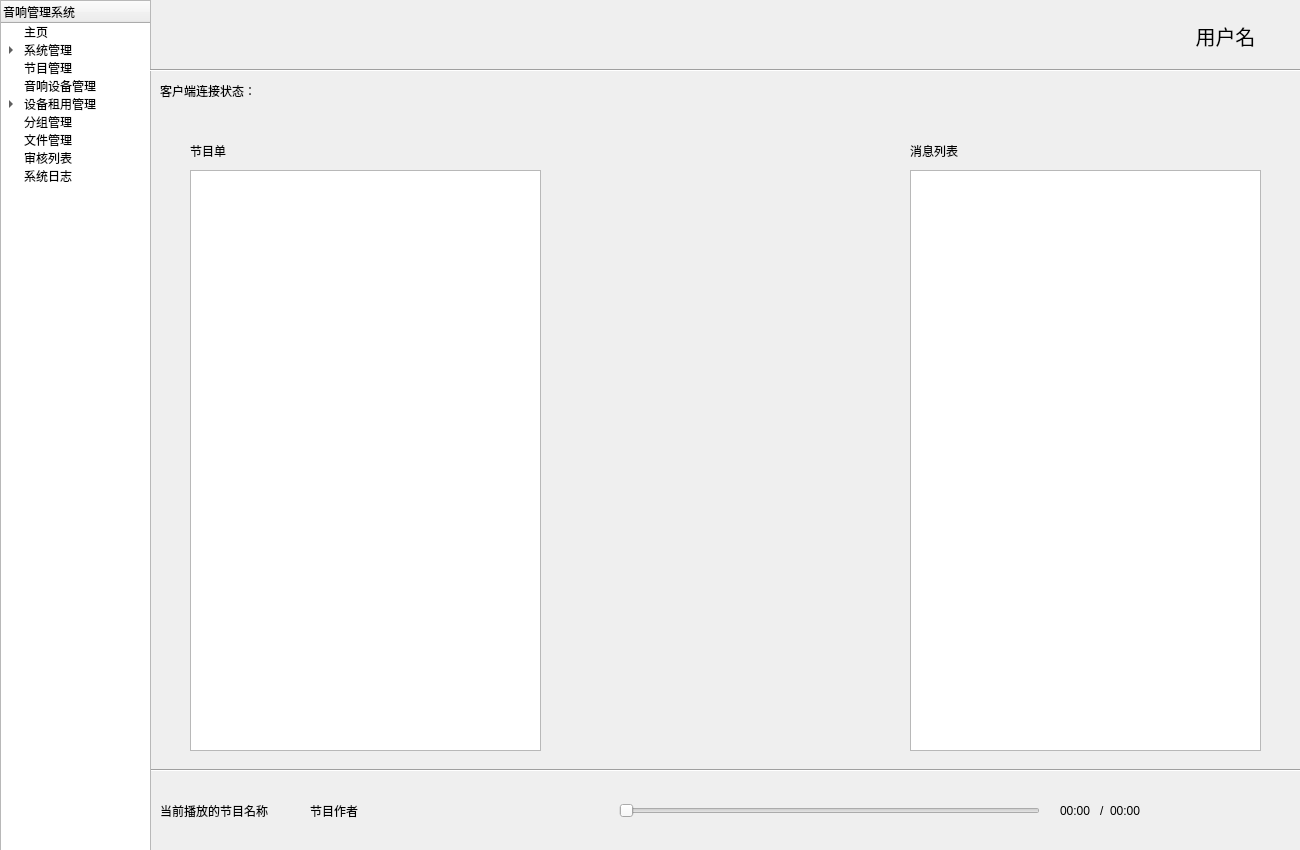
<?xml version="1.0" encoding="UTF-8"?>
<ui version="4.0">
 <class>Menu</class>
 <widget class="QWidget" name="Menu">
  <property name="geometry">
   <rect>
    <x>0</x>
    <y>0</y>
    <width>1300</width>
    <height>850</height>
   </rect>
  </property>
  <property name="windowTitle">
   <string>音频广播管理系统</string>
  </property>
  <widget class="QStackedWidget" name="stackedWidget">
   <property name="geometry">
    <rect>
     <x>150</x>
     <y>70</y>
     <width>1151</width>
     <height>781</height>
    </rect>
   </property>
   <widget class="QWidget" name="page">
    <widget class="QLabel" name="label">
     <property name="geometry">
      <rect>
       <x>10</x>
       <y>710</y>
       <width>151</width>
       <height>61</height>
      </rect>
     </property>
     <property name="text">
      <string>当前播放的节目名称</string>
     </property>
    </widget>
    <widget class="QLabel" name="label_2">
     <property name="geometry">
      <rect>
       <x>160</x>
       <y>710</y>
       <width>81</width>
       <height>61</height>
      </rect>
     </property>
     <property name="text">
      <string>节目作者</string>
     </property>
    </widget>
    <widget class="QPushButton" name="play">
     <property name="geometry">
      <rect>
       <x>300</x>
       <y>720</y>
       <width>40</width>
       <height>40</height>
      </rect>
     </property>
     <property name="styleSheet">
      <string notr="true">border-radius: 20px;
background-color: rgba(255, 255, 255, 0);
background-image: url(:/images/play.png);
background-position:center;</string>
     </property>
     <property name="text">
      <string/>
     </property>
    </widget>
    <widget class="QPushButton" name="stop">
     <property name="geometry">
      <rect>
       <x>370</x>
       <y>720</y>
       <width>40</width>
       <height>40</height>
      </rect>
     </property>
     <property name="styleSheet">
      <string notr="true">border-radius: 20px;
background-color: rgba(255, 255, 255, 0);
background-image: url(:/images/stop.png);
background-position:center;</string>
     </property>
     <property name="text">
      <string/>
     </property>
    </widget>
    <widget class="Line" name="line_2">
     <property name="geometry">
      <rect>
       <x>-3</x>
       <y>690</y>
       <width>1161</width>
       <height>20</height>
      </rect>
     </property>
     <property name="orientation">
      <enum>Qt::Horizontal</enum>
     </property>
    </widget>
    <widget class="QSlider" name="horizontalSlider">
     <property name="geometry">
      <rect>
       <x>469</x>
       <y>730</y>
       <width>421</width>
       <height>22</height>
      </rect>
     </property>
     <property name="orientation">
      <enum>Qt::Horizontal</enum>
     </property>
    </widget>
    <widget class="QLabel" name="label_3">
     <property name="geometry">
      <rect>
       <x>910</x>
       <y>730</y>
       <width>41</width>
       <height>21</height>
      </rect>
     </property>
     <property name="text">
      <string>00:00</string>
     </property>
    </widget>
    <widget class="QLabel" name="label_4">
     <property name="geometry">
      <rect>
       <x>960</x>
       <y>730</y>
       <width>41</width>
       <height>21</height>
      </rect>
     </property>
     <property name="text">
      <string>00:00</string>
     </property>
    </widget>
    <widget class="QLabel" name="label_5">
     <property name="geometry">
      <rect>
       <x>950</x>
       <y>730</y>
       <width>16</width>
       <height>21</height>
      </rect>
     </property>
     <property name="text">
      <string>/</string>
     </property>
    </widget>
    <widget class="QTableWidget" name="tableWidget">
     <property name="geometry">
      <rect>
       <x>40</x>
       <y>100</y>
       <width>351</width>
       <height>581</height>
      </rect>
     </property>
     <attribute name="horizontalHeaderVisible">
      <bool>false</bool>
     </attribute>
     <attribute name="horizontalHeaderCascadingSectionResizes">
      <bool>false</bool>
     </attribute>
     <attribute name="horizontalHeaderMinimumSectionSize">
      <number>20</number>
     </attribute>
     <attribute name="horizontalHeaderDefaultSectionSize">
      <number>86</number>
     </attribute>
     <attribute name="horizontalHeaderHighlightSections">
      <bool>true</bool>
     </attribute>
     <attribute name="horizontalHeaderShowSortIndicator" stdset="0">
      <bool>false</bool>
     </attribute>
     <attribute name="horizontalHeaderStretchLastSection">
      <bool>true</bool>
     </attribute>
     <attribute name="verticalHeaderCascadingSectionResizes">
      <bool>false</bool>
     </attribute>
     <attribute name="verticalHeaderShowSortIndicator" stdset="0">
      <bool>false</bool>
     </attribute>
     <attribute name="verticalHeaderStretchLastSection">
      <bool>false</bool>
     </attribute>
     <column>
      <property name="text">
       <string>节目名称</string>
      </property>
     </column>
     <column>
      <property name="text">
       <string>节目作者</string>
      </property>
     </column>
     <column>
      <property name="text">
       <string>节目时长</string>
      </property>
     </column>
     <column>
      <property name="text">
       <string>节目状态</string>
      </property>
     </column>
    </widget>
    <widget class="QTableWidget" name="tableWidget_2">
     <property name="geometry">
      <rect>
       <x>760</x>
       <y>100</y>
       <width>351</width>
       <height>581</height>
      </rect>
     </property>
    </widget>
    <widget class="QLabel" name="label_7">
     <property name="geometry">
      <rect>
       <x>10</x>
       <y>0</y>
       <width>121</width>
       <height>41</height>
      </rect>
     </property>
     <property name="text">
      <string>客户端连接状态：</string>
     </property>
    </widget>
    <widget class="QLabel" name="label_8">
     <property name="geometry">
      <rect>
       <x>40</x>
       <y>60</y>
       <width>121</width>
       <height>41</height>
      </rect>
     </property>
     <property name="text">
      <string>节目单</string>
     </property>
    </widget>
    <widget class="QLabel" name="label_9">
     <property name="geometry">
      <rect>
       <x>760</x>
       <y>60</y>
       <width>121</width>
       <height>41</height>
      </rect>
     </property>
     <property name="text">
      <string>消息列表</string>
     </property>
    </widget>
   </widget>
   <widget class="QWidget" name="page_2"/>
  </widget>
  <widget class="QWidget" name="verticalLayoutWidget">
   <property name="geometry">
    <rect>
     <x>0</x>
     <y>0</y>
     <width>151</width>
     <height>851</height>
    </rect>
   </property>
   <layout class="QVBoxLayout" name="verticalLayout">
    <item>
     <widget class="QTreeWidget" name="treeWidget">
      <column>
       <property name="text">
        <string>音响管理系统</string>
       </property>
      </column>
      <item>
       <property name="text">
        <string>主页</string>
       </property>
      </item>
      <item>
       <property name="text">
        <string>系统管理</string>
       </property>
       <item>
        <property name="text">
         <string>用户管理</string>
        </property>
       </item>
       <item>
        <property name="text">
         <string>权限管理</string>
        </property>
       </item>
       <item>
        <property name="text">
         <string>角色管理</string>
        </property>
       </item>
      </item>
      <item>
       <property name="text">
        <string>节目管理</string>
       </property>
      </item>
      <item>
       <property name="text">
        <string>音响设备管理</string>
       </property>
      </item>
      <item>
       <property name="text">
        <string>设备租用管理</string>
       </property>
       <item>
        <property name="text">
         <string>租用管理</string>
        </property>
       </item>
       <item>
        <property name="text">
         <string>单位管理</string>
        </property>
       </item>
       <item>
        <property name="text">
         <string>计费管理</string>
        </property>
       </item>
      </item>
      <item>
       <property name="text">
        <string>分组管理</string>
       </property>
      </item>
      <item>
       <property name="text">
        <string>文件管理</string>
       </property>
      </item>
      <item>
       <property name="text">
        <string>审核列表</string>
       </property>
      </item>
      <item>
       <property name="text">
        <string>系统日志</string>
       </property>
      </item>
     </widget>
    </item>
   </layout>
  </widget>
  <widget class="Line" name="line">
   <property name="geometry">
    <rect>
     <x>150</x>
     <y>60</y>
     <width>1151</width>
     <height>20</height>
    </rect>
   </property>
   <property name="orientation">
    <enum>Qt::Horizontal</enum>
   </property>
  </widget>
  <widget class="QLabel" name="label_6">
   <property name="geometry">
    <rect>
     <x>1150</x>
     <y>0</y>
     <width>151</width>
     <height>71</height>
    </rect>
   </property>
   <property name="styleSheet">
    <string notr="true">font-size: 20px;</string>
   </property>
   <property name="text">
    <string>用户名</string>
   </property>
   <property name="alignment">
    <set>Qt::AlignCenter</set>
   </property>
  </widget>
 </widget>
 <resources/>
 <connections/>
</ui>
